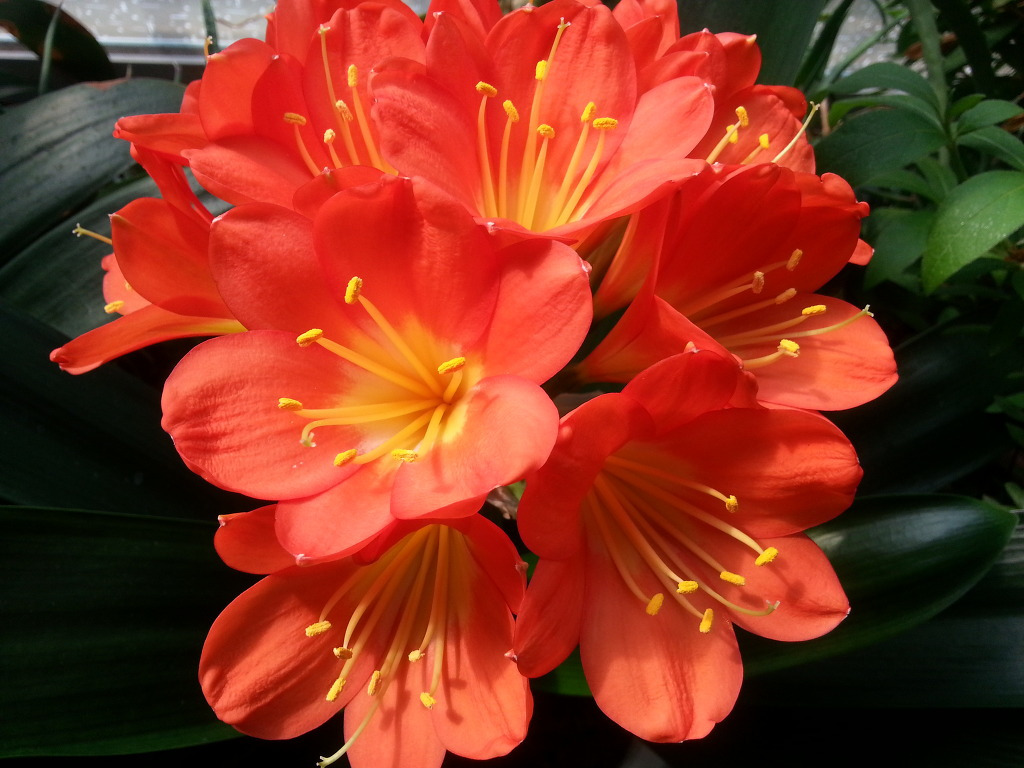
#> input picture OpenCV_code/flower1.jpg, 1024 x 768 px
$ python 1201_histogram.py
#> lines starting #> are read from the running program, lines starting #| are printed output that depends on the picture
#-*- coding:utf-8 -*-
import cv2
import numpy as np
import random
from matplotlib import pyplot as plt

img1 = cv2.imread('flower1.jpg',0)
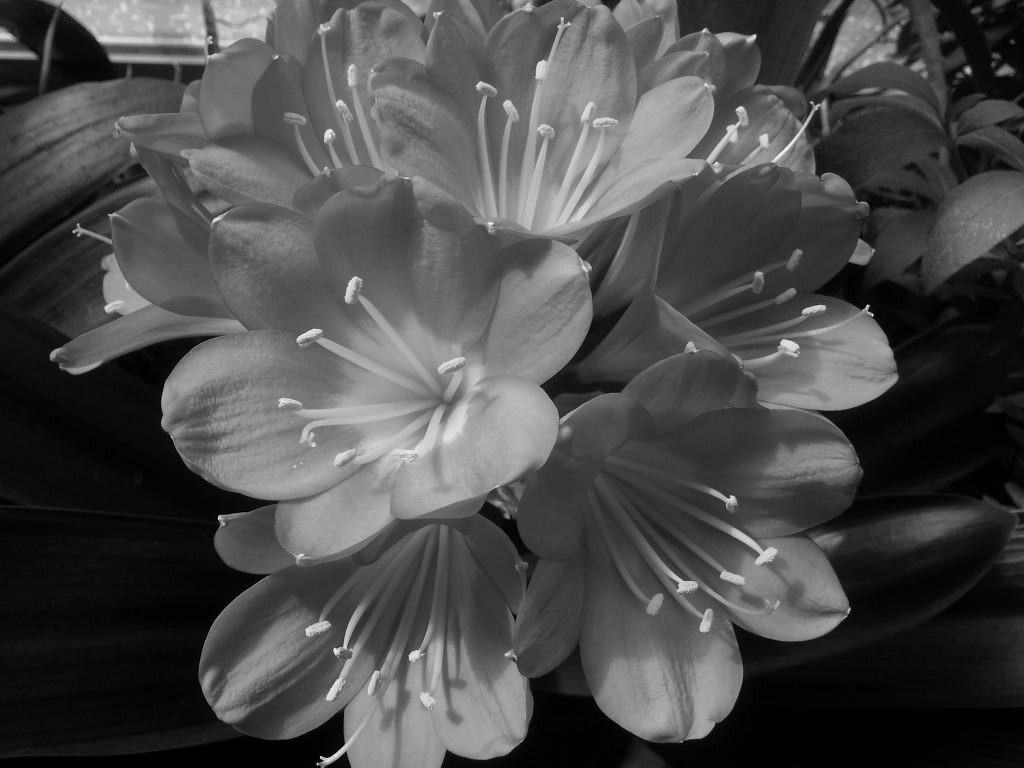
#> img1: shape (768, 1024); min 0, max 245, mean 74.8
img2 = cv2.imread('flower2.jpg',0)
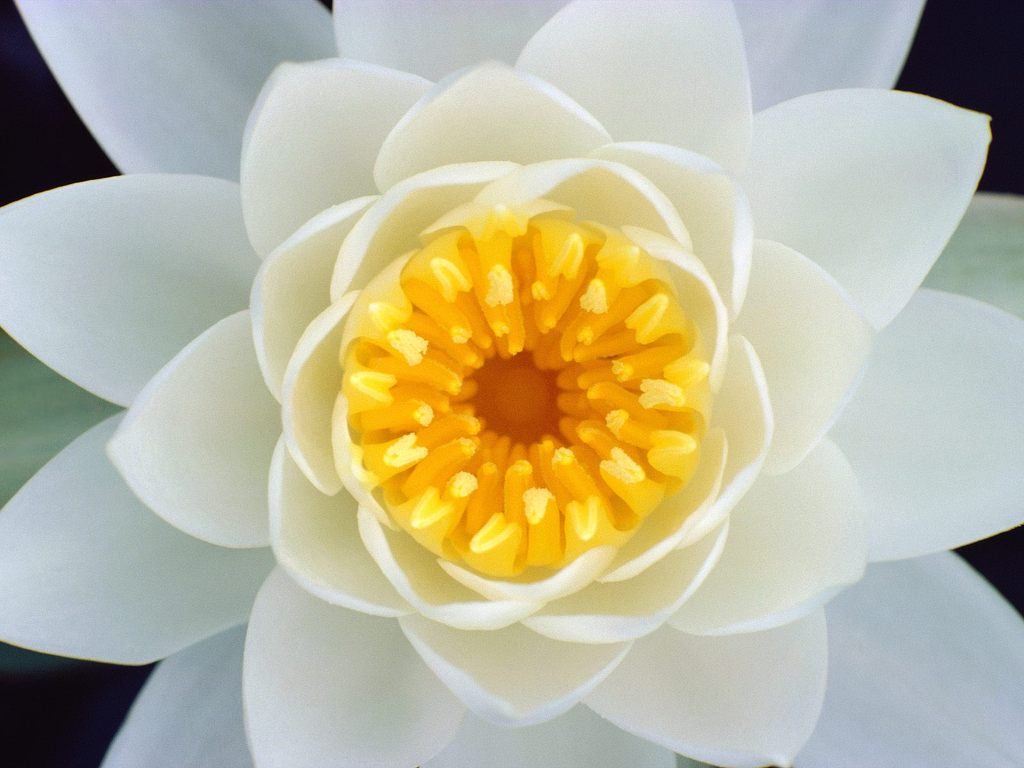
#> input picture OpenCV_code/flower2.jpg, 1024 x 768 px
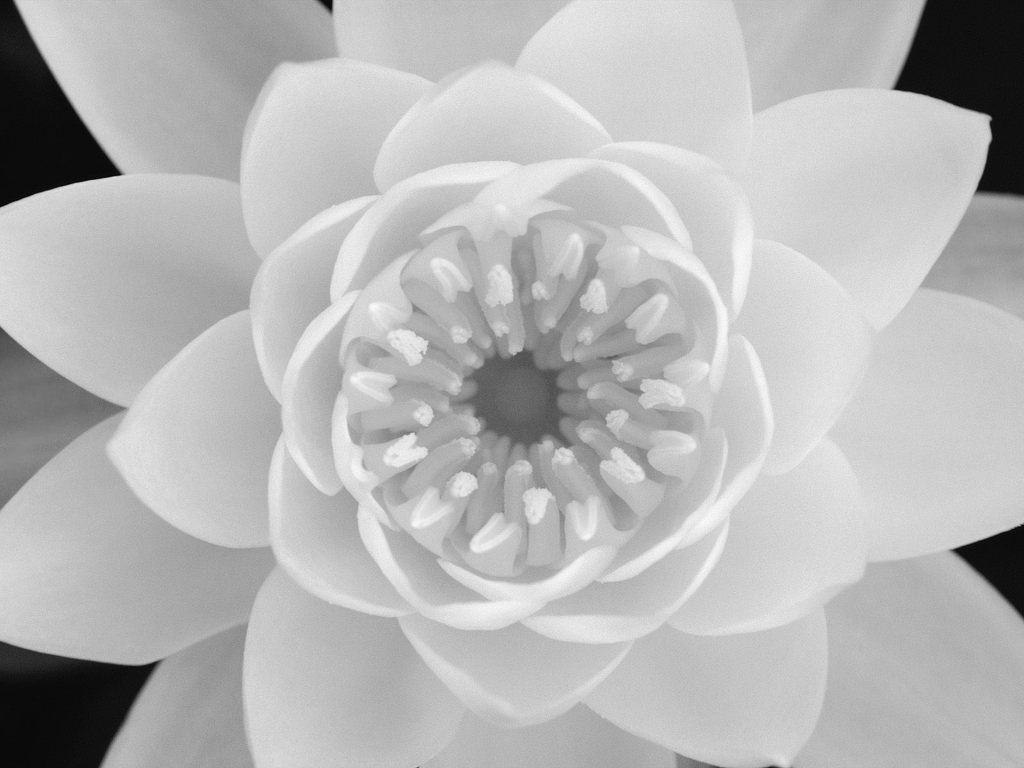
#> img2: shape (768, 1024); min 0, max 251, mean 182.4

hist1 = cv2.calcHist([img1],[0],None,[256],[0,256])
#> hist1 = 256 values, max 17528 at index 1, min 0 at index 243, mean 3072
hist2 = cv2.calcHist([img2],[0],None,[256],[0,256])
#> hist2 = 256 values, max 15380 at index 208, min 0 at index 252, mean 3072

plt.subplot(221),plt.imshow(img1,'gray'),plt.title('Red Line')
plt.subplot(222),plt.imshow(img2,'gray'),plt.title('Green Line')
plt.subplot(223),plt.plot(hist1,color='r'),plt.plot(hist2,color='g')
plt.xlim([0,256])
plt.show()
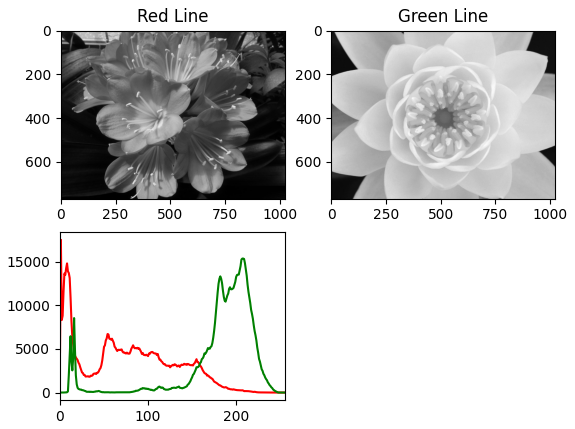
#> figure drawn by matplotlib, 3 panels; panel 3: curve peaks at x = 1, y = 17528; panel 3: curve peaks at x = 208, y = 15380
